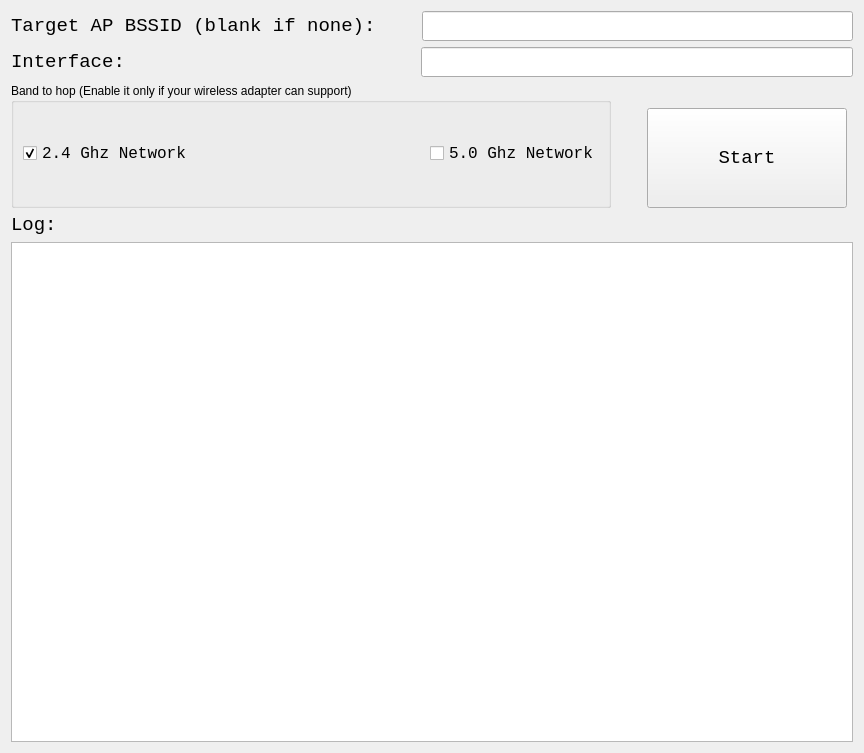
          <widget class="QWidget" name="DeviceMonitorTab">
           <attribute name="title">
            <string>Wireless Network Scanner</string>
           </attribute>
           <layout class="QGridLayout" name="gridLayout_12">
            <item row="0" column="0" colspan="2">
             <layout class="QHBoxLayout" name="horizontalLayout_4">
              <item>
               <widget class="QLabel" name="MAC_label_wifi1">
                <property name="font">
                 <font>
                  <family>Monospace</family>
                  <pointsize>14</pointsize>
                 </font>
                </property>
                <property name="text">
                 <string>Target AP BSSID (blank if none):</string>
                </property>
               </widget>
              </item>
              <item>
               <spacer name="horizontalSpacer_3">
                <property name="orientation">
                 <enum>Qt::Horizontal</enum>
                </property>
                <property name="sizeType">
                 <enum>QSizePolicy::Fixed</enum>
                </property>
                <property name="sizeHint" stdset="0">
                 <size>
                  <width>40</width>
                  <height>20</height>
                 </size>
                </property>
               </spacer>
              </item>
              <item>
               <widget class="QLineEdit" name="wireless_network_scan_target_ap_bssid">
                <property name="minimumSize">
                 <size>
                  <width>350</width>
                  <height>0</height>
                 </size>
                </property>
                <property name="font">
                 <font>
                  <family>Monospace</family>
                  <pointsize>14</pointsize>
                 </font>
                </property>
                <property name="text">
                 <string/>
                </property>
               </widget>
              </item>
             </layout>
            </item>
            <item row="3" column="0" colspan="2">
             <layout class="QVBoxLayout" name="verticalLayout_2">
              <item>
               <widget class="QLabel" name="label_2">
                <property name="font">
                 <font>
                  <family>Monospace</family>
                  <pointsize>14</pointsize>
                 </font>
                </property>
                <property name="text">
                 <string>Log:</string>
                </property>
               </widget>
              </item>
              <item>
               <widget class="QTextBrowser" name="wireless_network_scan_log">
                <property name="minimumSize">
                 <size>
                  <width>0</width>
                  <height>500</height>
                 </size>
                </property>
                <property name="font">
                 <font>
                  <family>Monospace</family>
                  <pointsize>12</pointsize>
                 </font>
                </property>
                <property name="html">
                 <string>&lt;!DOCTYPE HTML PUBLIC &quot;-//W3C//DTD HTML 4.0//EN&quot; &quot;http://www.w3.org/TR/REC-html40/strict.dtd&quot;&gt;
&lt;html&gt;&lt;head&gt;&lt;meta name=&quot;qrichtext&quot; content=&quot;1&quot; /&gt;&lt;style type=&quot;text/css&quot;&gt;
p, li { white-space: pre-wrap; }
&lt;/style&gt;&lt;/head&gt;&lt;body style=&quot; font-family:'Monospace'; font-size:12pt; font-weight:400; font-style:normal;&quot;&gt;
&lt;p style=&quot;-qt-paragraph-type:empty; margin-top:0px; margin-bottom:0px; margin-left:0px; margin-right:0px; -qt-block-indent:0; text-indent:0px;&quot;&gt;&lt;br /&gt;&lt;/p&gt;&lt;/body&gt;&lt;/html&gt;</string>
                </property>
               </widget>
              </item>
             </layout>
            </item>
            <item row="1" column="0" colspan="2">
             <layout class="QHBoxLayout" name="horizontalLayout_8">
              <item>
               <widget class="QLabel" name="interface_label_wifi1">
                <property name="font">
                 <font>
                  <family>Monospace</family>
                  <pointsize>14</pointsize>
                 </font>
                </property>
                <property name="text">
                 <string>Interface:</string>
                </property>
               </widget>
              </item>
              <item>
               <spacer name="horizontalSpacer_7">
                <property name="orientation">
                 <enum>Qt::Horizontal</enum>
                </property>
                <property name="sizeType">
                 <enum>QSizePolicy::Fixed</enum>
                </property>
                <property name="sizeHint" stdset="0">
                 <size>
                  <width>290</width>
                  <height>20</height>
                 </size>
                </property>
               </spacer>
              </item>
              <item>
               <widget class="QLineEdit" name="wireless_network_scan_interface">
                <property name="sizePolicy">
                 <sizepolicy hsizetype="Expanding" vsizetype="Fixed">
                  <horstretch>0</horstretch>
                  <verstretch>0</verstretch>
                 </sizepolicy>
                </property>
                <property name="minimumSize">
                 <size>
                  <width>200</width>
                  <height>0</height>
                 </size>
                </property>
                <property name="font">
                 <font>
                  <family>Monospace</family>
                  <pointsize>14</pointsize>
                 </font>
                </property>
                <property name="text">
                 <string/>
                </property>
               </widget>
              </item>
             </layout>
            </item>
            <item row="2" column="0">
             <layout class="QHBoxLayout" name="horizontalLayout_7">
              <item>
               <widget class="QGroupBox" name="groupBox">
                <property name="minimumSize">
                 <size>
                  <width>600</width>
                  <height>125</height>
                 </size>
                </property>
                <property name="title">
                 <string>Band to hop (Enable it only if your wireless adapter can support)</string>
                </property>
                <layout class="QHBoxLayout" name="horizontalLayout_6">
                 <item>
                  <layout class="QHBoxLayout" name="horizontalLayout_5">
                   <item>
                    <widget class="QCheckBox" name="wireless_network_scan_2ghz">
                     <property name="font">
                      <font>
                       <family>Monospace</family>
                       <pointsize>12</pointsize>
                      </font>
                     </property>
                     <property name="mouseTracking">
                      <bool>true</bool>
                     </property>
                     <property name="tabletTracking">
                      <bool>false</bool>
                     </property>
                     <property name="focusPolicy">
                      <enum>Qt::StrongFocus</enum>
                     </property>
                     <property name="text">
                      <string>2.4 Ghz Network</string>
                     </property>
                     <property name="iconSize">
                      <size>
                       <width>16</width>
                       <height>16</height>
                      </size>
                     </property>
                     <property name="checked">
                      <bool>true</bool>
                     </property>
                     <property name="tristate">
                      <bool>false</bool>
                     </property>
                    </widget>
                   </item>
                   <item>
                    <spacer name="horizontalSpacer_4">
                     <property name="orientation">
                      <enum>Qt::Horizontal</enum>
                     </property>
                     <property name="sizeHint" stdset="0">
                      <size>
                       <width>20</width>
                       <height>20</height>
                      </size>
                     </property>
                    </spacer>
                   </item>
                   <item>
                    <widget class="QCheckBox" name="wireless_network_scan_5ghz">
                     <property name="font">
                      <font>
                       <family>Monospace</family>
                       <pointsize>12</pointsize>
                      </font>
                     </property>
                     <property name="mouseTracking">
                      <bool>true</bool>
                     </property>
                     <property name="tabletTracking">
                      <bool>false</bool>
                     </property>
                     <property name="focusPolicy">
                      <enum>Qt::StrongFocus</enum>
                     </property>
                     <property name="text">
                      <string>5.0 Ghz Network</string>
                     </property>
                     <property name="iconSize">
                      <size>
                       <width>16</width>
                       <height>16</height>
                      </size>
                     </property>
                     <property name="checked">
                      <bool>false</bool>
                     </property>
                     <property name="tristate">
                      <bool>false</bool>
                     </property>
                    </widget>
                   </item>
                  </layout>
                 </item>
                </layout>
               </widget>
              </item>
              <item>
               <spacer name="horizontalSpacer_6">
                <property name="orientation">
                 <enum>Qt::Horizontal</enum>
                </property>
                <property name="sizeType">
                 <enum>QSizePolicy::MinimumExpanding</enum>
                </property>
                <property name="sizeHint" stdset="0">
                 <size>
                  <width>30</width>
                  <height>15</height>
                 </size>
                </property>
               </spacer>
              </item>
              <item>
               <layout class="QVBoxLayout" name="verticalLayout">
                <item>
                 <spacer name="verticalSpacer_2">
                  <property name="orientation">
                   <enum>Qt::Vertical</enum>
                  </property>
                  <property name="sizeHint" stdset="0">
                   <size>
                    <width>20</width>
                    <height>10</height>
                   </size>
                  </property>
                 </spacer>
                </item>
                <item>
                 <widget class="QPushButton" name="wireless_network_scan_button">
                  <property name="minimumSize">
                   <size>
                    <width>200</width>
                    <height>100</height>
                   </size>
                  </property>
                  <property name="font">
                   <font>
                    <family>Monospace</family>
                    <pointsize>14</pointsize>
                   </font>
                  </property>
                  <property name="text">
                   <string>Start</string>
                  </property>
                 </widget>
                </item>
               </layout>
              </item>
             </layout>
            </item>
           </layout>
          </widget>
